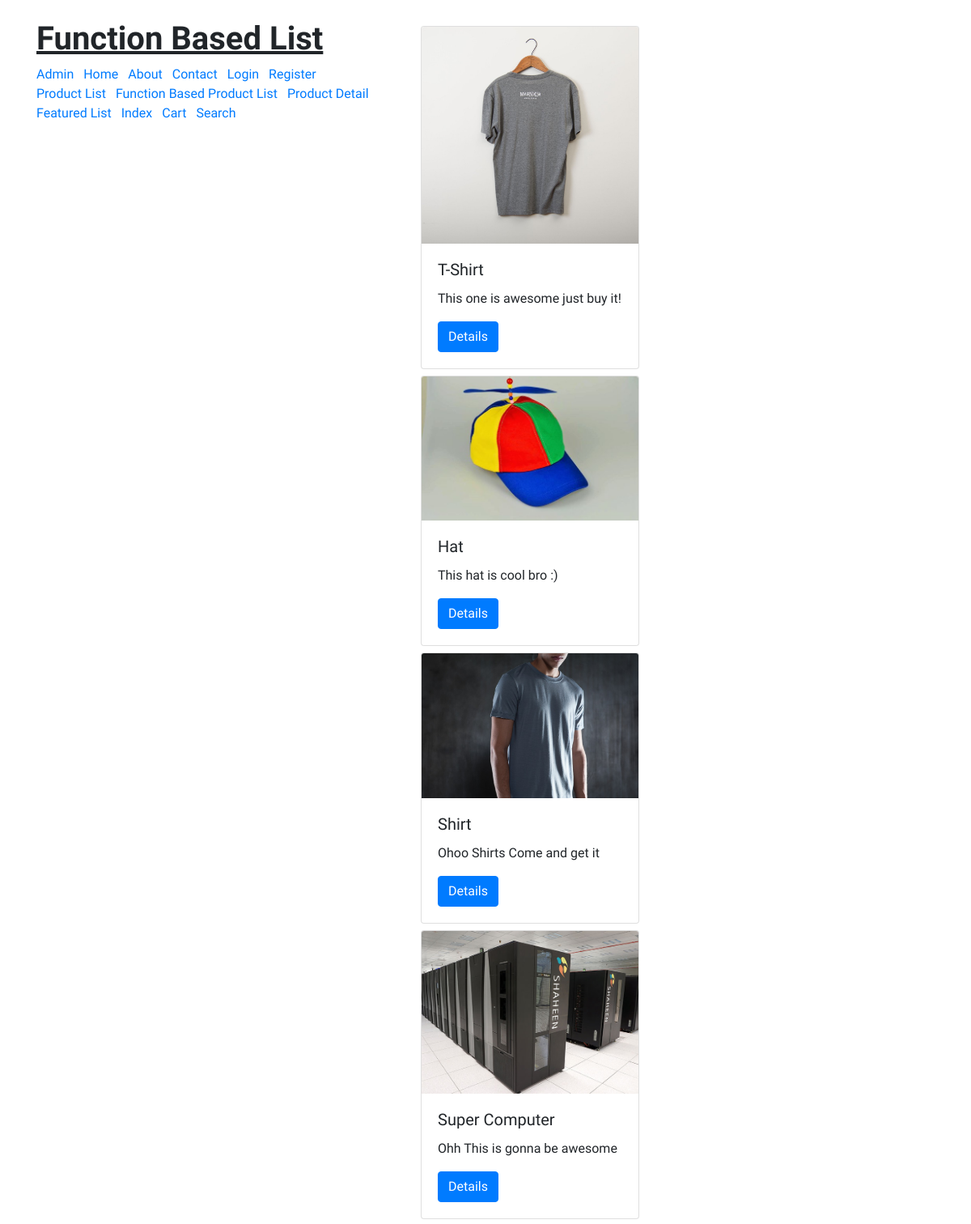
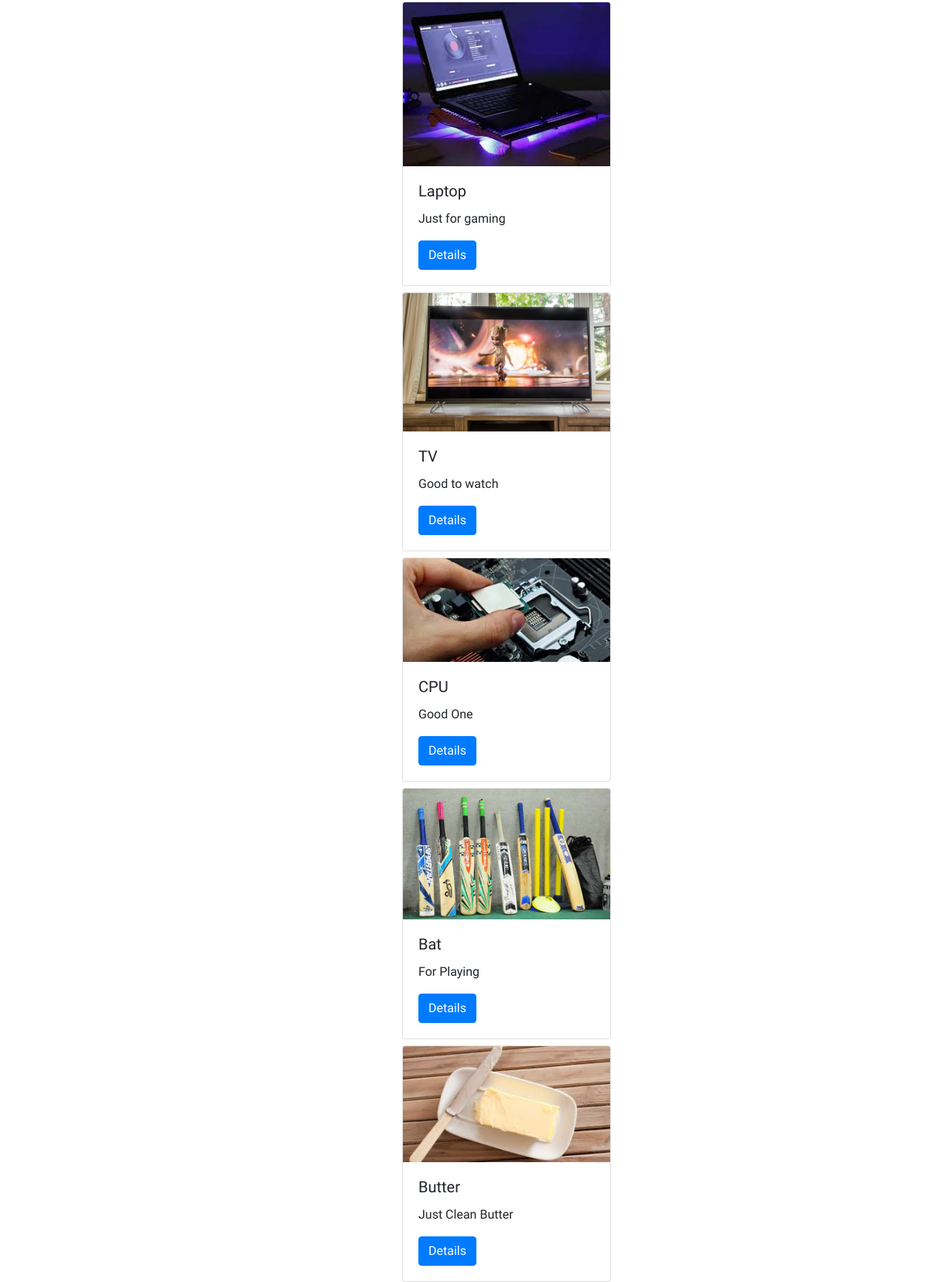
Screenshot of /products/f/ with the database file from the repository (2 pictures, top to bottom).
### products/models.py (models this page shows, shortened)
class Product(models.Model):
	title = models.CharField(max_length=120)
	slug = models.SlugField(null=True, blank=True)
	description = models.TextField()
	price = models.DecimalField(decimal_places=2, max_digits=20, default=39.99)
	image = models.ImageField(upload_to='products/', null=True, blank=True)
	featured = models.BooleanField(default=False)

### products/views.py (the view)
# urls.py: path('f/',views.product_list_view, name="product_list_f" ),
def product_list_view(request):
	queryset = Product.objects.all()
	context = {
		"object_list": queryset,
		"title": "Function Based List",
	}
	return render(request, "products/product_list.html", context)

### products/templates/products/product_list.html (shortened to what this page needs)
<!doctype html>
{% load static %}
<html lang="en">
  <head>
    <link rel="stylesheet" href="https://stackpath.bootstrapcdn.com/bootstrap/4.1.3/css/bootstrap.min.css">
  </head>
  <body>
    <div class="container mt-4">
      <div class="row">
        <div class="col-5">
          <h1><b><u>{{ title }}</u></b></h1>
          {% include "nav.html" %}
        </div>
        <div class="col-6">
          {% for i in object_list %}
          {% include "card.html" with i=i %}
          {% endfor %}
        </div>
      </div>
    </div>
  </body>
</html>

### templates/card.html
<div class="card mt-2 d-inline-block w-50">
	{% if i.image %}
  <img class="card-img-top" src="{{ i.image.url }}" alt="Card image cap">
	{% endif %}
  <div class="card-body">
    <h5 class="card-title">{{ i.title }}</h5>
    <p class="card-text">{{ i.description }}</p>
    <a href="{% url 'products:product_detail' i.slug %}" class="btn btn-primary">Details</a>
  </div>
</div>

### products/templates/products/product_list.html (style rules this page uses)
body { font-family: 'PT Sans', sans-serif; }

### rows the page displays
Product: image (picture), title "T-Shirt", description "This one is awesome just buy it!"
Product: image (picture), title "Hat", description "This hat is cool bro :)"
Product: image (picture), title "Shirt", description "Ohoo Shirts Come and get it"
Product: image (picture), title "Super Computer", description "Ohh This is gonna be awesome"
Product: image (picture), title "Laptop", description "Just for gaming"
Product: image (picture), title "TV", description "Good to watch"
Product: image (picture), title "CPU", description "Good One"
Product: image (picture), title "Bat", description "For Playing"
Product: image (picture), title "Butter", description "Just Clean Butter"

### other values shown
{{ title }} "Function Based List"
